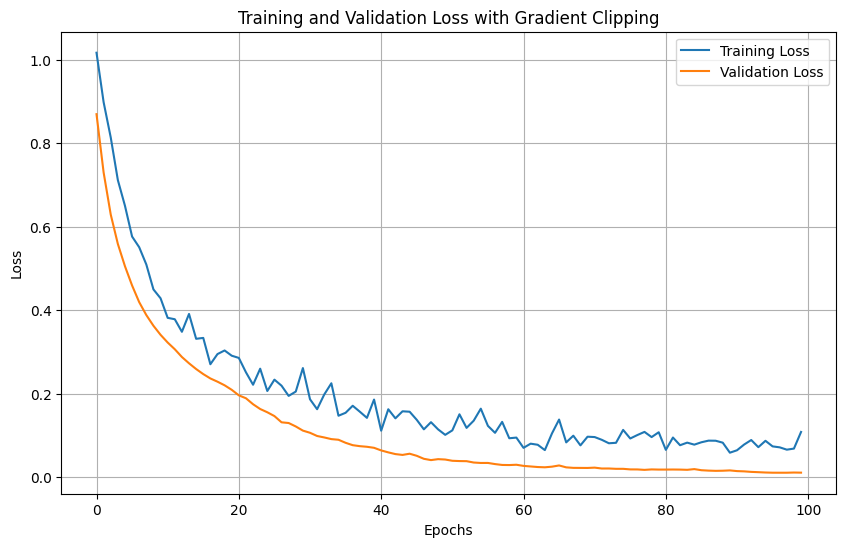

The Python source for this figure:
# Gradient Clipping
import numpy as np
import matplotlib.pyplot as plt
from sklearn.datasets import load_iris
from sklearn.model_selection import train_test_split
from sklearn.preprocessing import StandardScaler
from keras.models import Sequential
from keras.layers import Dense, Dropout
from keras.optimizers import Adam
from keras.utils import to_categorical

iris = load_iris()
X = iris.data
y = iris.target

y = to_categorical(y)

X_train, X_val, y_train, y_val = train_test_split(X, y, test_size=0.3, random_state=42)

scaler = StandardScaler()
X_train = scaler.fit_transform(X_train)
X_val = scaler.transform(X_val)

model = Sequential()

model.add(Dense(64, input_dim=X_train.shape[1], activation='relu'))

model.add(Dropout(0.2))

model.add(Dense(32, activation='relu'))

model.add(Dropout(0.3))

model.add(Dense(y_train.shape[1], activation='softmax')) 

optimizer = Adam(clipvalue=1.0) 

model.compile(optimizer=optimizer, loss='categorical_crossentropy', metrics=['accuracy'])

history = model.fit(X_train, y_train, epochs=100, batch_size=10, validation_data=(X_val, y_val))

plt.figure(figsize=(10, 6))
plt.plot(history.history['loss'], label='Training Loss')
plt.plot(history.history['val_loss'], label='Validation Loss')
plt.title('Training and Validation Loss with Gradient Clipping')
plt.xlabel('Epochs')
plt.ylabel('Loss')
plt.legend()
plt.grid(True)
plt.show()
